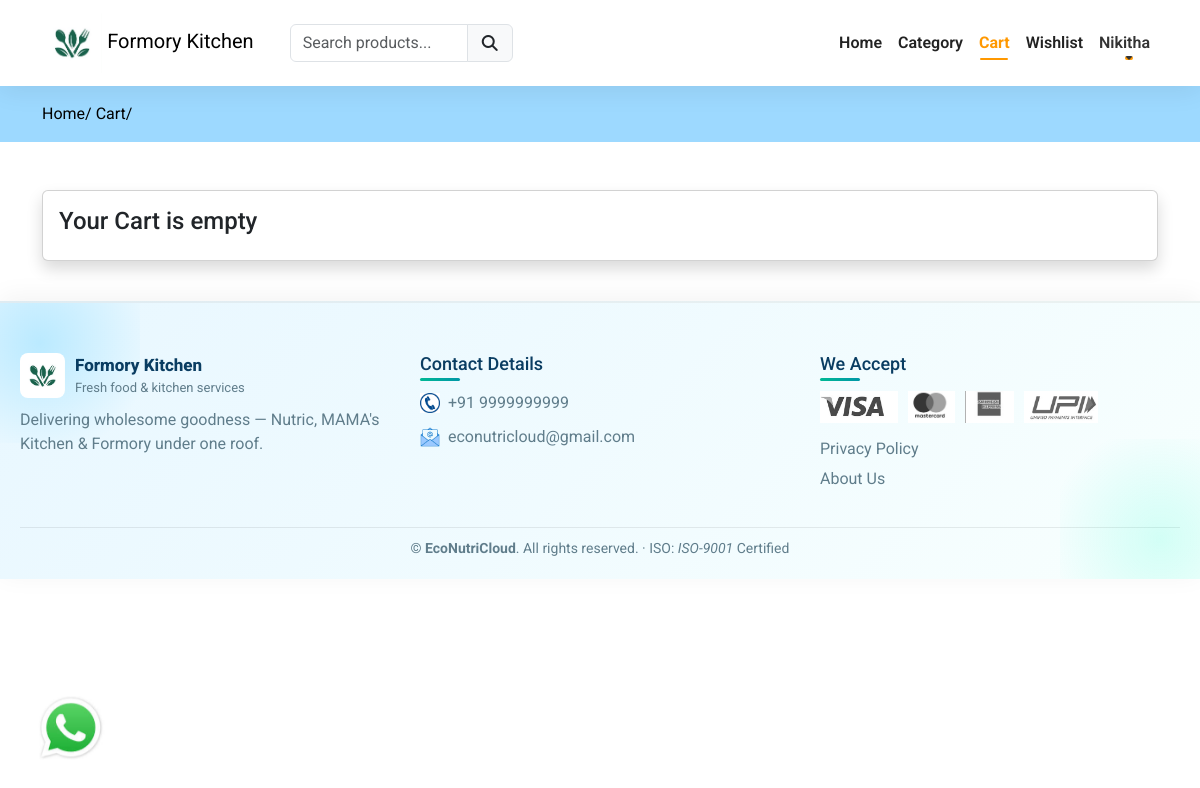
/cart (signed in), run on an earlier commit of the app's database.
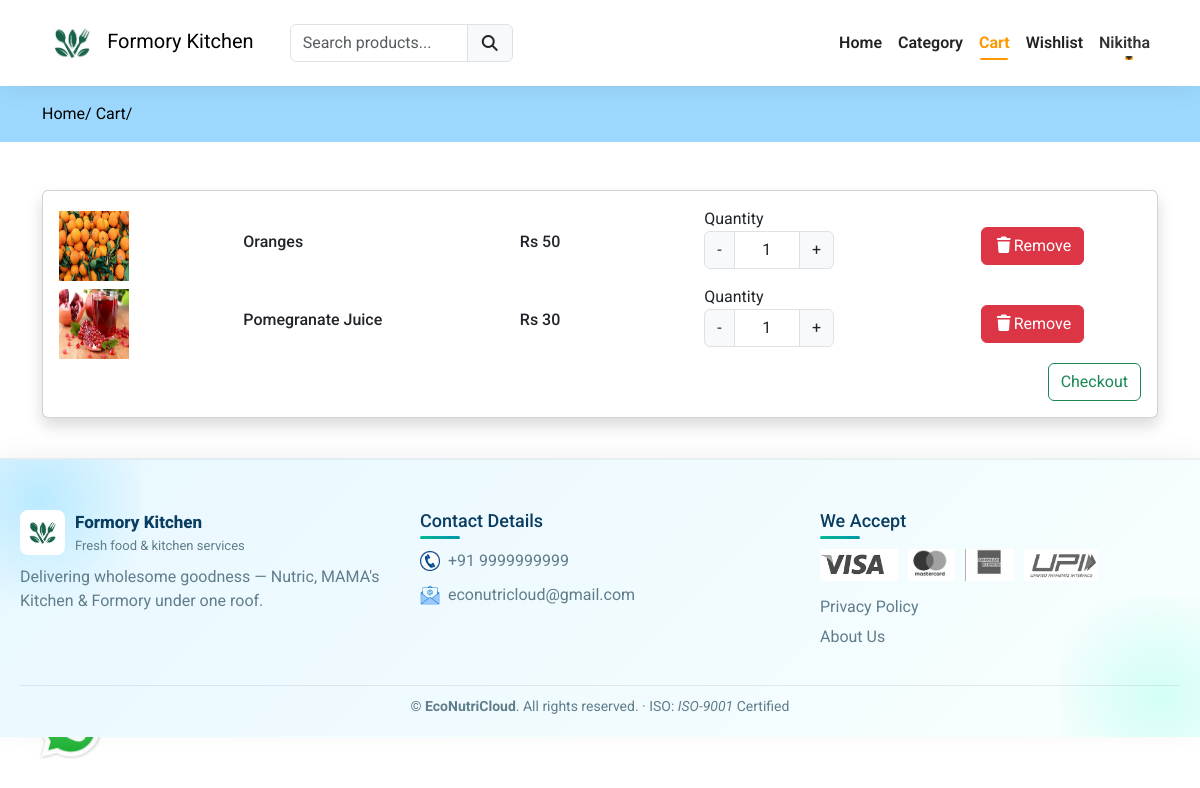
And on a later commit of the database.
### formoryapp/models.py (models this page shows, shortened)
class Cart(models.Model):
    user = models.ForeignKey(User,on_delete=models.CASCADE)
    product = models.ForeignKey(Product,on_delete=models.CASCADE)
    product_qty = models.IntegerField(null=False,blank=False)
    created_at = models.DateTimeField(auto_now_add=True)

class Product(models.Model):
    category = models.ForeignKey(Category, on_delete=models.CASCADE)
    slug = models.CharField(max_length=150, null=False, blank=False)
    name = models.CharField(max_length=150, null=False, blank=False)
    product_image = models.ImageField(upload_to=get_file_path, null=True, blank=True)
    small_description = models.CharField(max_length=250, null=False, blank=False)
    quantity = models.DecimalField(max_digits=10, decimal_places=2, null=False, blank=False)
    description = models.TextField(max_length=500, null=False, blank=True)
    original_price = models.FloatField(null=False, blank=False)
    selling_price = models.FloatField(null=False, blank=False)
    status = models.BooleanField(default=False, help_text="0=default,1=Hidden")
    trending = models.BooleanField(default=False, help_text="0=default,1=Trending")
    tag = models.CharField(max_length=150, null=False, blank=True)
    meta_title = models.CharField(max_length=150, null=False, blank=True)
    meta_keywords = models.CharField(max_length=150, null=False, blank=True)
    meta_description = models.TextField(max_length=500, null=False, blank=True)
    created_at = models.DateTimeField(auto_now_add=True)

### formoryapp/controller/cart.py (the view)
# urls.py: path('cart',cart.viewcart,name="cart"),
@login_required(login_url='loginpage')
def viewcart(request):
    cart = Cart.objects.filter(user=request.user)
    context = {'cart':cart}
    return render(request,'cart.html',context)

### formoryapp/templates/cart.html (shortened to what this page needs)
{% extends "main.html" %}
{% block content %}
<div class="py-3" style="background-color:#9dd9ff">
    <div class="container">
        <a class="text-black" href="{% url 'formoryhome' %}">Home/</a>
        <a class="text-black" href="{% url 'cart' %}">Cart/</a>
    </div>
</div>
<div class="py-5">
  <div class="container">
    <div class="row">
      <div class="col-md-12">
        <div class="card shadow">
           <div class="card-body cartdata">
              {% if cart %}
                {% for item in cart %}
                   <div class="row product_data">
                      <div class="col-md-2 my-auto">
                          <img src="{{ item.product.product_image.url }}" height="70px" width="70px" alt="Image here">
                      </div>
                      <div class="col-md-3 my-auto">
                          <h6>{{ item.product.name }}</h6>
                      </div>
                      <div class="col-md-2 my-auto">
                          <h6>Rs {{ item.product.selling_price | stringformat:'d' }}</h6>
                      </div>
                      <div class="col-md-3 my-auto">
                          {% if item.product.quantity >= item.product_qty %}
                             <label for="Quantity">Quantity</label>
                             <div class="input-group text-center mb-3" style="width:130px;">
                                <button class="input-group-text changeQuantity decrement-btn">-</button>
                               <input type="text" name="quantity" class="form-control qty-input text-center" value="1">
                               <button class="input-group-text changeQuantity increment-btn">+</button>
                             </div>
                             {% else %}
                             <h6>Out of Stock</h6>
                          {% endif %}
                      </div>
                      <div class="col-md-2 my-auto">
                        <button class="btn btn-danger delete-cart-item"><i class="fa fa-trash"></i>Remove</button>
                      </div>
                   </div>
                {% endfor %}
                <a href = "{% url 'checkout' %}" class="btn btn-outline-success float-end"> Checkout </a>
              {% else %}
                 <h4>Your Cart is empty </h4>
              {% endif %}
           </div>
        </div>
      </div>
    </div>
</div>
{% endblock content %}

What changed in the data, as far as the page shows it:
added Cart: product.product_image (picture), product.name "Oranges", product.selling_price "50"
added Cart: product.product_image (picture), product.name "Pomegranate Juice", product.selling_price "30"
Also different on the page:
text no longer shown: "Your Cart is empty"
text now shown: "Checkout"
